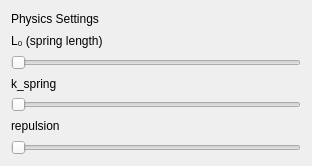
<?xml version="1.0" encoding="UTF-8"?>
<ui version="4.0">
 <class>Form</class>
 <widget class="QWidget" name="Form">
  <property name="geometry">
   <rect>
    <x>0</x>
    <y>0</y>
    <width>312</width>
    <height>166</height>
   </rect>
  </property>
  <property name="windowTitle">
   <string>Form</string>
  </property>
  <layout class="QVBoxLayout" name="verticalLayout">
   <item>
    <widget class="QLabel" name="titleLabel">
     <property name="text">
      <string>Physics Settings</string>
     </property>
    </widget>
   </item>
   <item>
    <widget class="QLabel" name="lb_l0">
     <property name="text">
      <string>L₀ (spring length)</string>
     </property>
    </widget>
   </item>
   <item>
    <widget class="QSlider" name="sl_l0">
     <property name="minimum">
      <number>100</number>
     </property>
     <property name="maximum">
      <number>750</number>
     </property>
     <property name="singleStep">
      <number>5</number>
     </property>
     <property name="orientation">
      <enum>Qt::Orientation::Horizontal</enum>
     </property>
    </widget>
   </item>
   <item>
    <widget class="QLabel" name="lb_ks">
     <property name="text">
      <string>k_spring</string>
     </property>
    </widget>
   </item>
   <item>
    <widget class="QSlider" name="sl_ks">
     <property name="minimum">
      <number>1</number>
     </property>
     <property name="maximum">
      <number>100</number>
     </property>
     <property name="orientation">
      <enum>Qt::Orientation::Horizontal</enum>
     </property>
    </widget>
   </item>
   <item>
    <widget class="QLabel" name="lb_rep">
     <property name="text">
      <string>repulsion</string>
     </property>
    </widget>
   </item>
   <item>
    <widget class="QSlider" name="sl_rep">
     <property name="minimum">
      <number>10</number>
     </property>
     <property name="maximum">
      <number>2500</number>
     </property>
     <property name="singleStep">
      <number>10</number>
     </property>
     <property name="orientation">
      <enum>Qt::Orientation::Horizontal</enum>
     </property>
    </widget>
   </item>
  </layout>
 </widget>
 <resources/>
 <connections/>
</ui>
